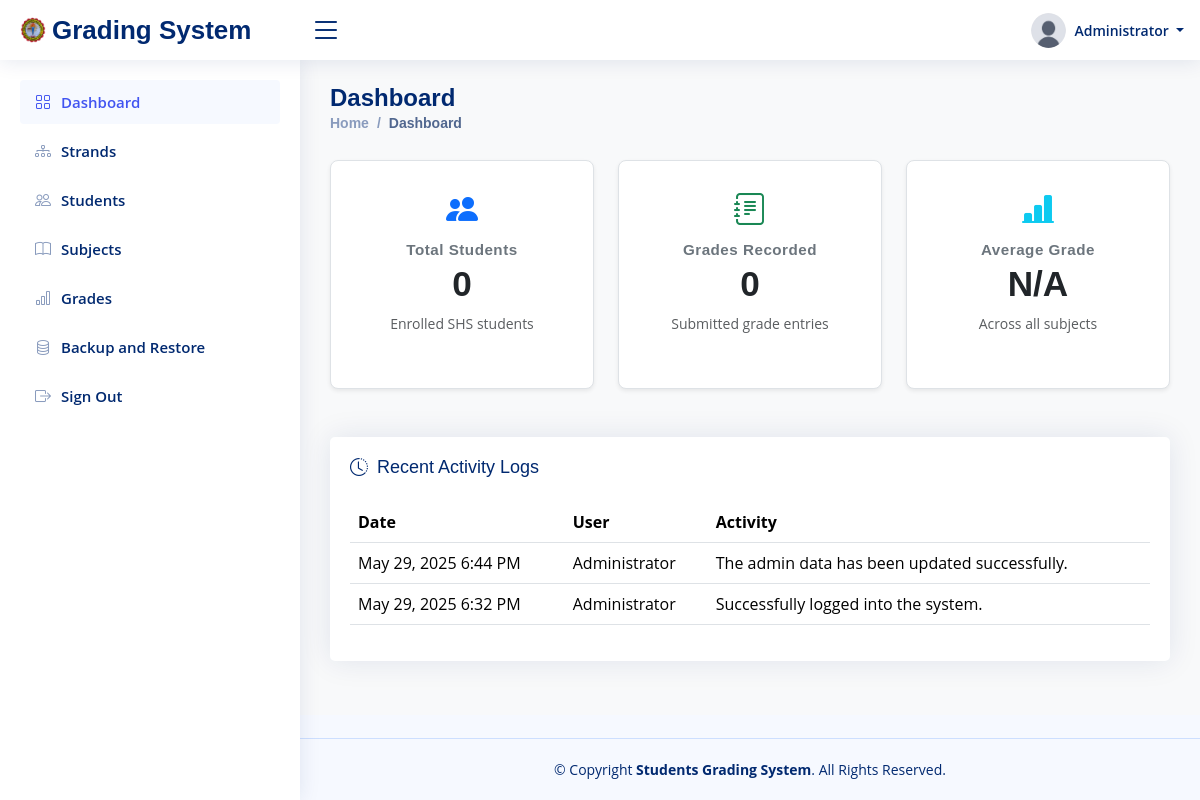
The page /dashboard (signed in) on the database as committed earlier.
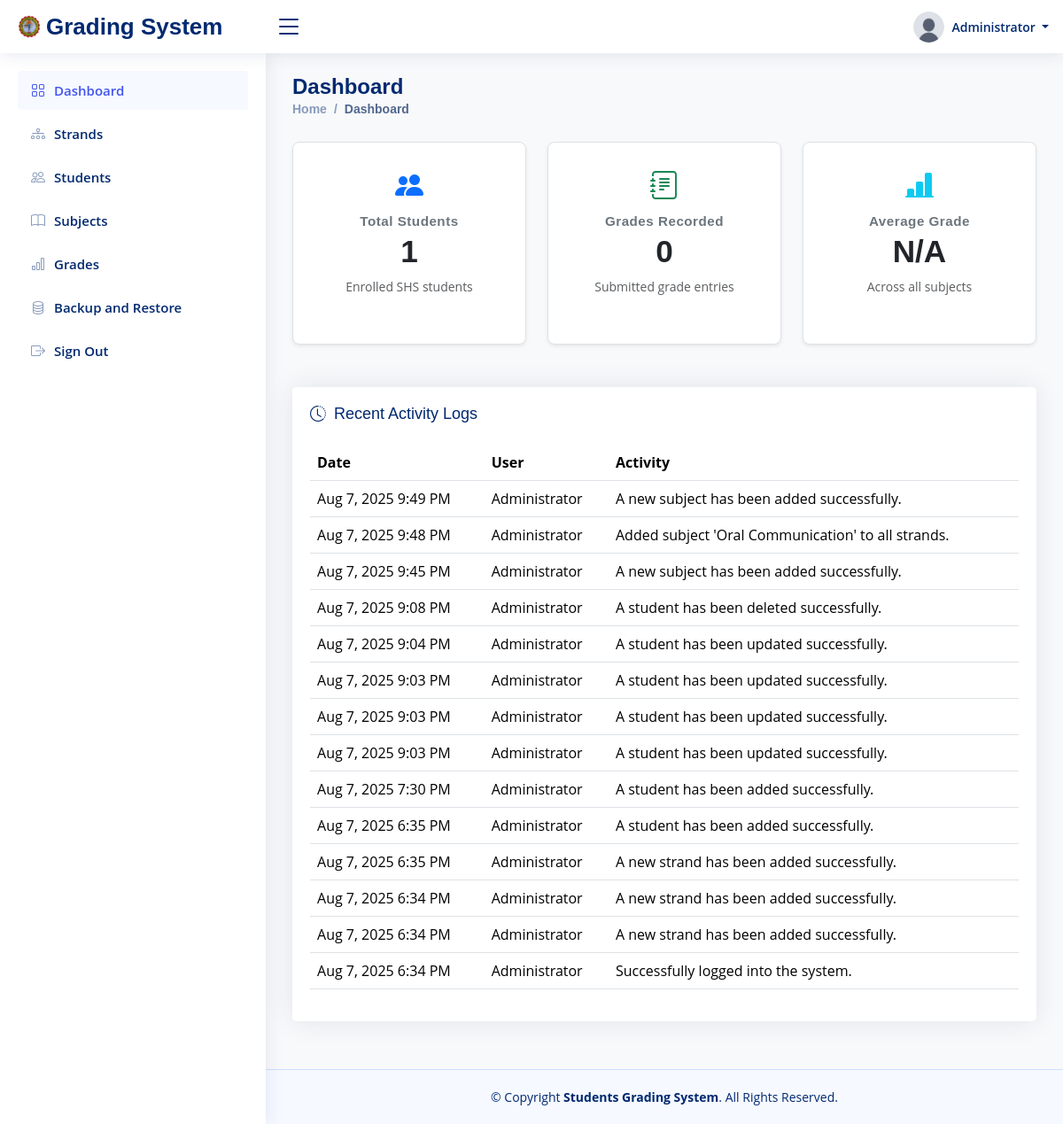
The same page on the database as committed later.
### tables this page shows
CREATE TABLE `logs` (
  `id` int(11) NOT NULL AUTO_INCREMENT,
  `uuid` varchar(36) NOT NULL,
  `user_id` int(11) NOT NULL,
  `activity` text NOT NULL,
  `created_at` datetime NOT NULL,
  `updated_at` datetime NOT NULL,
  PRIMARY KEY (`id`),
  UNIQUE KEY `uuid` (`uuid`)
);

CREATE TABLE `users` (
  `id` int(11) NOT NULL AUTO_INCREMENT,
  `uuid` varchar(36) NOT NULL,
  `name` varchar(100) NOT NULL,
  `username` varchar(50) NOT NULL,
  `password` varchar(255) NOT NULL,
  `image` varchar(50) NOT NULL,
  `user_type` varchar(20) NOT NULL,
  `created_at` datetime NOT NULL,
  `updated_at` datetime NOT NULL,
  PRIMARY KEY (`id`),
  UNIQUE KEY `uuid` (`uuid`),
  UNIQUE KEY `username` (`username`)
);

### config/database.php (called while the page is built, shortened)
<?php
class Database
{
    private $host = 'localhost';
    private $dbname = 'u474266573_gms';
    private $username = 'u474266573_user_gms';
    private $password = 'Z;cc#>0h6|Nt';
    private $connection = null;
    public function __construct()
    {
        $this->insert_admin_data();
    }
    private function connect()
    {
        $this->connection = new mysqli($this->host, $this->username, $this->password);
    }
    private function create_database()
    {
        $sql = "CREATE DATABASE IF NOT EXISTS " . $this->dbname;
    }
    private function select_database()
    {
        $this->connection->select_db($this->dbname);
    }
    private function create_users_table()
    {
        $sql = "CREATE TABLE IF NOT EXISTS users (
            id INT(11) AUTO_INCREMENT PRIMARY KEY,
            uuid VARCHAR(36) NOT NULL UNIQUE,
            name VARCHAR(100) NOT NULL,
            username VARCHAR(50) NOT NULL UNIQUE,
            password VARCHAR(255) NOT NULL,
            image VARCHAR(50) NOT NULL,
            user_type VARCHAR(20) NOT NULL,
            created_at DATETIME NOT NULL,
            updated_at DATETIME NOT NULL
        )";
    }
    private function create_students_table()
    {
        $sql = "CREATE TABLE IF NOT EXISTS students (
            id INT(11) AUTO_INCREMENT PRIMARY KEY,
            uuid VARCHAR(36) NOT NULL UNIQUE,
            account_id INT(11) NOT NULL UNIQUE,
            lrn VARCHAR(12) NOT NULL UNIQUE,
            strand_id INT(11) NOT NULL,
            grade_level ENUM('11', '12') NOT NULL,
            section VARCHAR(20) NOT NULL,
            first_name VARCHAR(50) NOT NULL,
            middle_name VARCHAR(50),
            last_name VARCHAR(50) NOT NULL,
            birthday DATE NOT NULL,
            sex ENUM('Male', 'Female') NOT NULL,
            email VARCHAR(100) NOT NULL UNIQUE,
            address VARCHAR(255) NOT NULL,
            created_at DATETIME NOT NULL,
            updated_at DATETIME NOT NULL,
            FOREIGN KEY (strand_id) REFERENCES strands(id)
                ON DELETE RESTRICT
                ON UPDATE CASCADE,
            FOREIGN KEY (account_id) REFERENCES users(id)
                ON DELETE CASCADE
                ON UPDATE CASCADE
        )";
    }
    private function create_strands_table()
    {
        $sql = "CREATE TABLE IF NOT EXISTS strands (
            id INT(11) AUTO_INCREMENT PRIMARY KEY,
            uuid VARCHAR(36) NOT NULL UNIQUE,
            code VARCHAR(10) NOT NULL UNIQUE,
            name VARCHAR(100) NOT NULL,
            description TEXT,
            created_at DATETIME NOT NULL,
            updated_at DATETIME NOT NULL
        )";
    }
    private function create_subjects_table()
    {
        $sql = "CREATE TABLE IF NOT EXISTS subjects (
            id INT(11) AUTO_INCREMENT PRIMARY KEY,
            uuid VARCHAR(36) NOT NULL UNIQUE,
            name VARCHAR(100) NOT NULL,
            category ENUM('core', 'applied and specialized') NOT NULL,
            grade_level ENUM('11', '12'),
            strand_id INT(11),
            created_at DATETIME NOT NULL,
            updated_at DATETIME NOT NULL,
            FOREIGN KEY (strand_id) REFERENCES strands(id)
                ON DELETE SET NULL
                ON UPDATE CASCADE
        )";
    }
    private function create_grades_table()
    {
        $sql = "CREATE TABLE IF NOT EXISTS grades (
            id INT(11) AUTO_INCREMENT PRIMARY KEY,
            uuid VARCHAR(36) NOT NULL UNIQUE,
            student_id INT(11) NOT NULL,
            subject_id INT(11) NOT NULL,
            quarter_1 DECIMAL(5,2),
            quarter_2 DECIMAL(5,2),
            quarter_3 DECIMAL(5,2),
            quarter_4 DECIMAL(5,2),
            final_grade DECIMAL(5,2),
            remarks VARCHAR(20),
            created_at DATETIME NOT NULL,
            updated_at DATETIME NOT NULL,
            UNIQUE(student_id, subject_id), -- Prevent duplicate entries for the same subject
            FOREIGN KEY (student_id) REFERENCES students(id)
                ON DELETE CASCADE
                ON UPDATE CASCADE,
            FOREIGN KEY (subject_id) REFERENCES subjects(id)
                ON DELETE CASCADE
                ON UPDATE CASCADE
        )";
    }
    private function create_logs_table()
    {
        $sql = "CREATE TABLE IF NOT EXISTS logs (
            id INT(11) AUTO_INCREMENT PRIMARY KEY,
            uuid VARCHAR(36) NOT NULL UNIQUE,
            user_id INT(11) NOT NULL,
            activity TEXT NOT NULL,
            created_at DATETIME NOT NULL,
            updated_at DATETIME NOT NULL
        )";
    }
    private function insert_admin_data()
    {
        $is_admin_exists = $this->select_one("users", "id", "1");
    }
    public function select_one($table, $condition_column, $condition_value)
    {
        $sql = "SELECT * FROM $table WHERE $condition_column = ? LIMIT 1";
        $stmt = $this->connection->prepare($sql);
        $stmt->bind_param("s", $condition_value);
        $stmt->execute();
        return $stmt->get_result()->fetch_assoc();
    }
    public function select_all($table, $order_by = null, $direction = 'ASC')
    {
        $sql = "SELECT * FROM $table";
        $result = $this->connection->query($sql);
        return $result->fetch_all(MYSQLI_ASSOC);
    }
    public function run_custom_query($custom_sql)
    {
        $stmt = $this->connection->prepare($custom_sql);
        if (!$stmt->execute()) {
            return false;
        }
        $result = $stmt->get_result();
        if ($result) {
            return $result->fetch_all(MYSQLI_ASSOC);
        }
        return true;
    }
}

### views/pages/dashboard.php (the view, shortened to what the changed rows need)
<?php
include_once "views/pages/templates/header.php";
$total_students = count($db->select_all("students"));
$total_grades = count($db->select_all("grades"));
$grades_data = $db->select_all("grades");
$average_grade = $grades_data
    ? number_format(array_sum(array_column($grades_data, "final_grade")) / $total_grades, 2)
    : "N/A";
$logs = $db->run_custom_query("
    SELECT l.*, u.name AS username
    FROM logs l
    JOIN users u ON l.user_id = u.id
    ORDER BY l.created_at DESC
");
?>
<main id="main" class="main bg-light py-4">
    <div class="pagetitle">
        <div class="row">
            <div class="col-6">
                <h1>Dashboard</h1>
                <nav>
                    <ol class="breadcrumb">
                        <li class="breadcrumb-item"><a href="<?= base_url() ?>">Home</a></li>
                        <li class="breadcrumb-item active">Dashboard</li>
                    </ol>
                </nav>
            </div>
        </div>
    </div>
    <section class="section ">
        <div class="row g-4">
            <div class="col-lg-4">
                <div class="card border rounded-3 shadow-sm h-100 bg-white">
                    <div class="card-body text-center p-4">
                        <div class="mb-2">
                            <i class="bi bi-people-fill fs-2 text-primary"></i>
                        </div>
                        <h6 class="fw-semibold mb-1 text-secondary">Total Students</h6>
                        <h2 class="fw-bold text-dark"><?= $total_students ?></h2>
                        <p class="text-muted small mb-0">Enrolled SHS students</p>
                    </div>
                </div>
            </div>
            <div class="col-lg-4">
                <div class="card border rounded-3 shadow-sm h-100 bg-white">
                    <div class="card-body text-center p-4">
                        <div class="mb-2">
                            <i class="bi bi-journal-text fs-2 text-success"></i>
                        </div>
                        <h6 class="fw-semibold mb-1 text-secondary">Grades Recorded</h6>
                        <h2 class="fw-bold text-dark"><?= $total_grades ?></h2>
                        <p class="text-muted small mb-0">Submitted grade entries</p>
                    </div>
                </div>
            </div>
            <div class="col-lg-4">
                <div class="card border rounded-3 shadow-sm h-100 bg-white">
                    <div class="card-body text-center p-4">
                        <div class="mb-2">
                            <i class="bi bi-bar-chart-line-fill fs-2 text-info"></i>
                        </div>
                        <h6 class="fw-semibold mb-1 text-secondary">Average Grade</h6>
                        <h2 class="fw-bold text-dark"><?= $average_grade ?></h2>
                        <p class="text-muted small mb-0">Across all subjects</p>
                    </div>
                </div>
            </div>
        </div>
        <div class="row mt-5">
            <div class="col-lg-12">
                <div class="card">
                    <div class="card-body">
                        <h5 class="card-title"><i class="bi bi-clock-history me-1"></i> Recent Activity Logs</h5>
                        <table class="table datatable">
                            <thead>
                                <tr>
                                    <th>Date</th>
                                    <th>User</th>
                                    <th>Activity</th>
                                </tr>
                            </thead>
                            <tbody>
                                <?php foreach ($logs as $log): ?>
                                    <tr>
                                        <td>
                                            <?= (new DateTime($log["created_at"]))->format("M j, Y g:i A") ?>
                                        </td>
                                        <td>
                                            <?= htmlspecialchars($log["username"]) ?>
                                        </td>
                                        <td>
                                            <?= htmlspecialchars($log["activity"]) ?>
                                        </td>
                                    </tr>
                                <?php endforeach ?>
                            </tbody>
                        </table>
                    </div>
                </div>
            </div>
        </div>
    </section>
</main>
<?php include_once "views/pages/templates/footer.php"; ?>

Rows that differ between the two databases and show on the page:
added logs: created_at "Aug 7, 2025 9:49 PM", user.name "Administrator", activity "A new subject has been added successfully."
added logs: created_at "Aug 7, 2025 9:48 PM", user.name "Administrator", activity "Added subject 'Oral Communication' to all strands."
added logs: created_at "Aug 7, 2025 9:45 PM", user.name "Administrator", activity "A new subject has been added successfully."
added logs: created_at "Aug 7, 2025 9:08 PM", user.name "Administrator", activity "A student has been deleted successfully."
added logs: created_at "Aug 7, 2025 9:04 PM", user.name "Administrator", activity "A student has been updated successfully."
added logs: created_at "Aug 7, 2025 9:03 PM", user.name "Administrator", activity "A student has been updated successfully."
added logs: created_at "Aug 7, 2025 9:03 PM", user.name "Administrator", activity "A student has been updated successfully."
added logs: created_at "Aug 7, 2025 9:03 PM", user.name "Administrator", activity "A student has been updated successfully."
added logs: created_at "Aug 7, 2025 7:30 PM", user.name "Administrator", activity "A student has been added successfully."
added logs: created_at "Aug 7, 2025 6:35 PM", user.name "Administrator", activity "A student has been added successfully."
added logs: created_at "Aug 7, 2025 6:35 PM", user.name "Administrator", activity "A new strand has been added successfully."
added logs: created_at "Aug 7, 2025 6:34 PM", user.name "Administrator", activity "A new strand has been added successfully."
changed logs (number 13 of 14 on the later page): created_at "May 29, 2025 6:44 PM" → "Aug 7, 2025 6:34 PM"; activity "The admin data has been updated successfully." → "A new strand has been added successfully."
changed logs "Successfully logged into the system.": created_at "May 29, 2025 6:32 PM" → "Aug 7, 2025 6:34 PM"
Other text that changed with them:
$total_students: "0" → "1"
